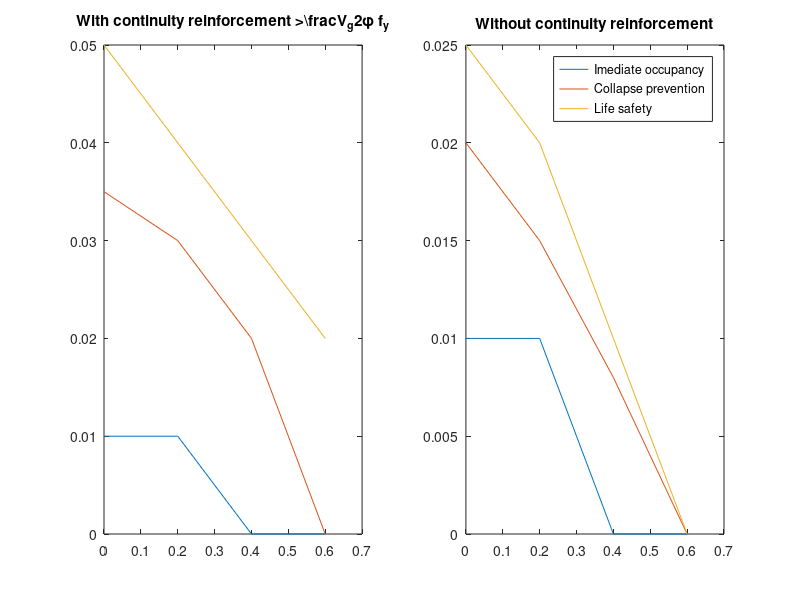

Reproduce this figure in MATLAB.
clc; clear; close all;
IO =[0.01
0.01
0
0
0.01
0.01
0
0];
LS = [0.035
0.03
0.02
0
0.02
0.015
0.008
0];
CP = [0.05
0.04
0.03
0.02
0.025
0.02
0.01
0];
wcr = [IO(1:4),LS(1:4),CP(1:4)];
wocr = [IO(5:end),LS(5:end),CP(5:end)];
vgvo = [0,0.2,0.4,0.6];
figure(1);
subplot(1,2,1);
plot(vgvo,wcr(:,1)); hold on;
plot(vgvo,wcr(:,2)); 
plot(vgvo,wcr(:,3)); 
title('With continuity reinforcement >\frac{V_g}{2\phi f_y}')
subplot(1,2,2);
plot(vgvo,wocr(:,1)); hold on;
plot(vgvo,wocr(:,2)); 
plot(vgvo,wocr(:,3)); 
legend('Imediate occupancy', 'Collapse prevention', 'Life safety')
title("Without continuity reinforcement")